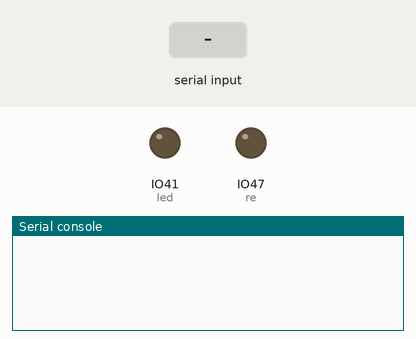
Bench run of a program on a simulated ESP32 board running CircuitPython. On the bench: output pins drawn as LEDs (lit = HIGH), the last lines printed to the serial console. The inputs (shaded band) are chosen by the test bench.

Above: at 1.2 s.
1.3 s: "1" received over the second serial link
At 3.2 s:
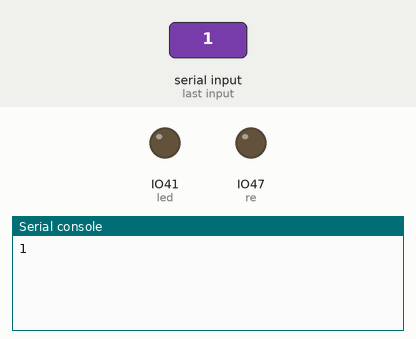
3.5 s: "0" received over the second serial link
At 5.0 s:
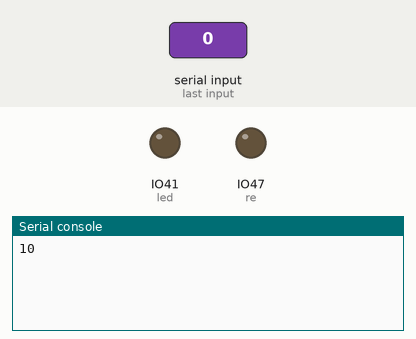

The program:

comms_test.py
```python
import board
import busio
import digitalio

# For most CircuitPython boards:
led = digitalio.DigitalInOut(board.IO41)
led.direction = digitalio.Direction.OUTPUT

re = digitalio.DigitalInOut(board.IO47)
re.direction = digitalio.Direction.OUTPUT

re.value = False

uart = busio.UART(tx=board.IO13, rx=board.IO48,rs485_dir= board.IO14,rs485_invert=False,baudrate=9600)

while True:
    data = uart.read(32)  # read up to 32 bytes
    #print(data)  # this is a bytearray type

    if data is not None:
        led.value = True

        # convert bytearray to string
        data_string = ''.join([chr(b) for b in data])
        print(data_string, end="")

        led.value = False
```

Measured:
- after the input at 1.3 s, the serial console: prints a new line after 0.70 s (image 1)
- after the input at 3.5 s, the serial console: prints a new line after 0.50 s (image 2)
